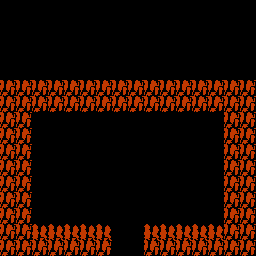

This is a level from a 2D game, rendered from its Tiled map with the project's own tilesets. A one-line summary and the map file follow, with tile-layer data summarised:
An orthogonal 16x16 tile map with 16x16 px tiles, 2 tile layers (Background, cave), 2 tilesets and 4 objects (sword, wizard).

<map version="1.0" tiledversion="1.0.3" orientation="orthogonal" renderorder="right-down" width="16" height="16" tilewidth="16" tileheight="16" nextobjectid="8">
 <tileset firstgid="1" source="cavetilelayer.tsx" />
 <tileset firstgid="163" source="cavetilelayer.tsx" />
 <layer name="Background" width="16" height="16">
  <data>[256 cells, 256 non-empty, 1 distinct tile ids]</data>
 </layer>
 <layer name="cave" width="16" height="16">
  <data>[256 cells, 255 non-empty, 3 distinct tile ids]</data>
 </layer>
 <objectgroup name="collision">
  <object id="1" x="112" y="256">
   <polyline points="0,0 0,-32 -80,-32 -80,-144 112,-144 112,-32 32,-32 32,0" />
  </object>
 </objectgroup>
 <objectgroup name="sensors">
  <object id="2" x="112" y="256">
   <polyline points="0,0 32,0" />
  </object>
 </objectgroup>
 <objectgroup name="items">
  <object id="5" name="sword" x="121" y="163" width="16" height="16" />
 </objectgroup>
 <objectgroup name="NPCs">
  <object id="7" name="wizard" x="121" y="144" width="16" height="16" />
 </objectgroup>
</map>